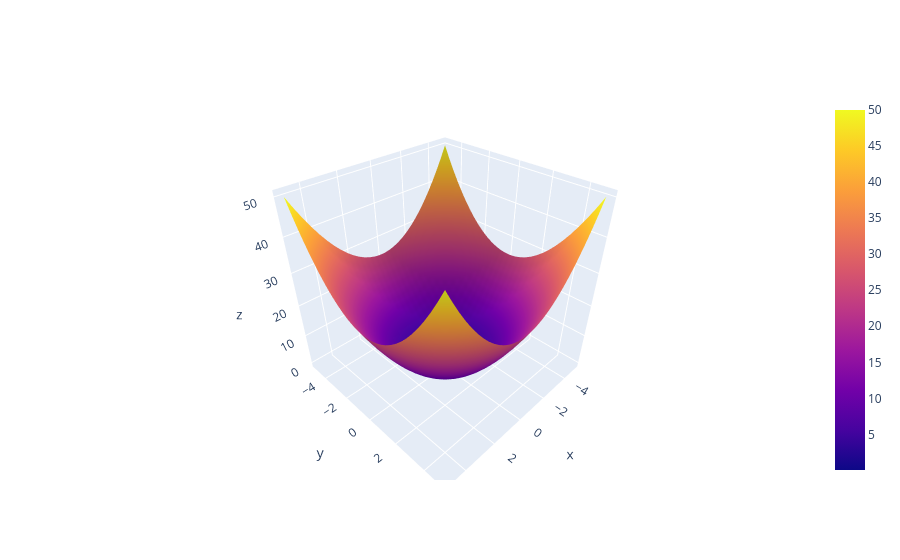

Write notebook code for a chart like this one.
### Markdown cell above
###### Plotting Convex 3D Surface Chart Using Plotly

### Code cell
# Plotting Convex 3D Surface Chart Using Plotly

import plotly.graph_objects as go

x = np.linspace(-5, 5, 30)
y = np.linspace(-5, 5, 30)
x_new, y_new = np.meshgrid(x, y)

z = x_new**2 + y_new**2

fig = go.Figure(data=[go.Surface(z=z, x=x_new, y=y_new)])
fig.show()

### Figure 1 — Plotly figure (JSON) as saved in the notebook; plotly's stock layout.template omitted (floating-point values rounded to 4 significant figures; data arrays with more than 128 entries replaced by an {"elided": "..."} marker saying what was removed)
{"data": [{"type": "surface", "x": {"elided": "30x30 float values"}, "y": {"elided": "30x30 float values"}, "z": {"elided": "30x30 float values"}}], "layout": {}}
